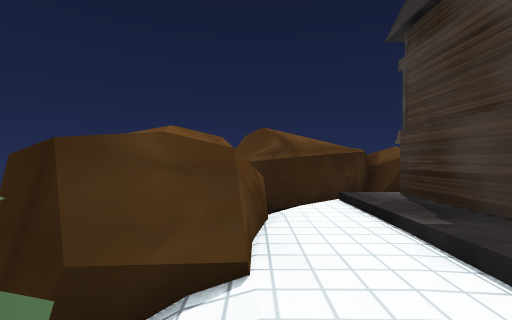
View 1 (above)

13 first-person views from a walk through a Unity game level. The camera is 0.49 m above the floor, looks level and sees 90° across. The floor is counted in squares, 0.5 m on a side. Each view is taken from the middle of a square. On the plan, view 1 faces up. The plan holds only what a view shows up to about 11 squares ahead; the rest is blank. Some surface patterns are stand-ins.

View 2
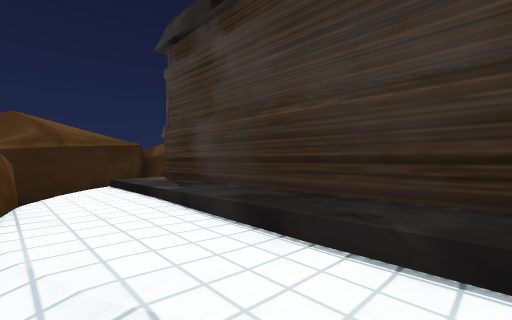

View 3
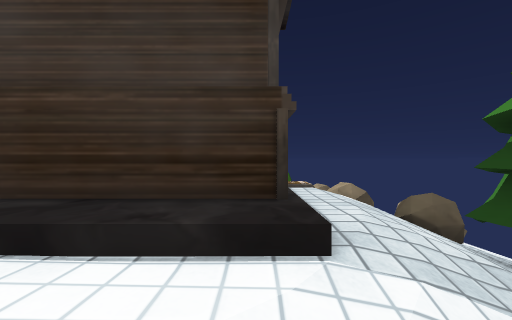

View 4
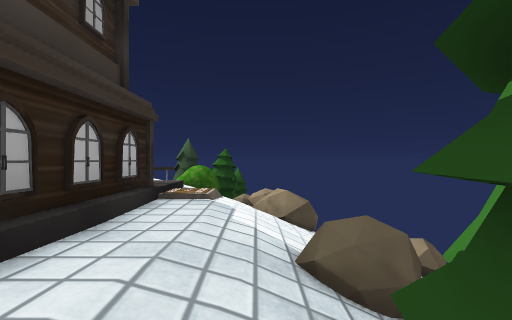

View 5
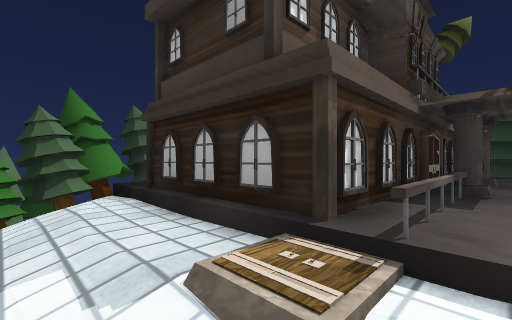

View 6
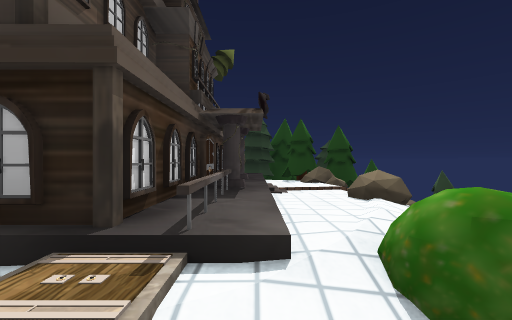

View 7
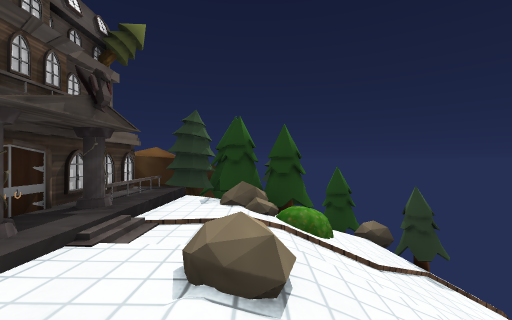

View 8
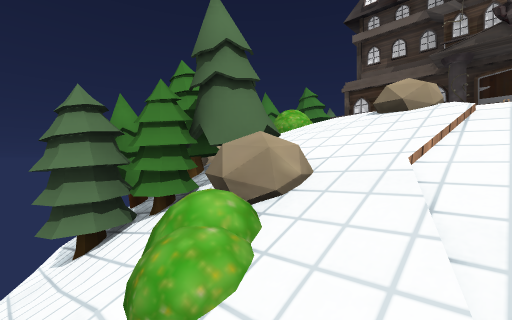

View 9
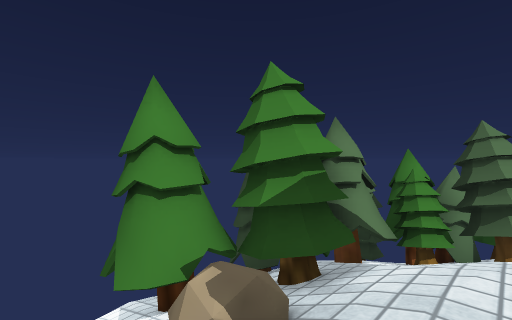

View 10
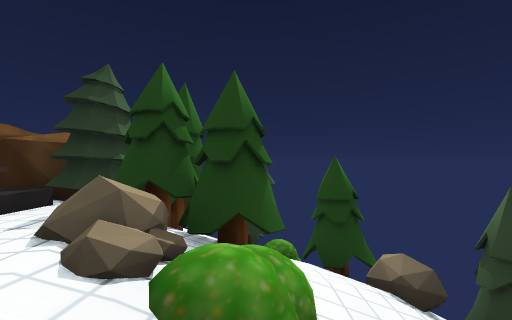

View 11
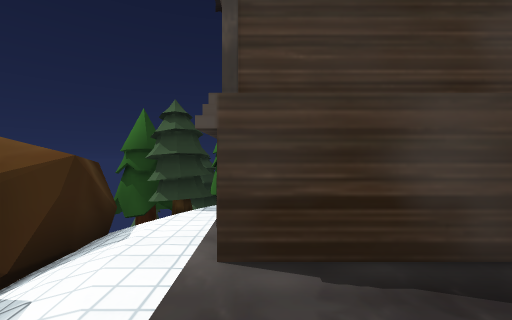

View 12
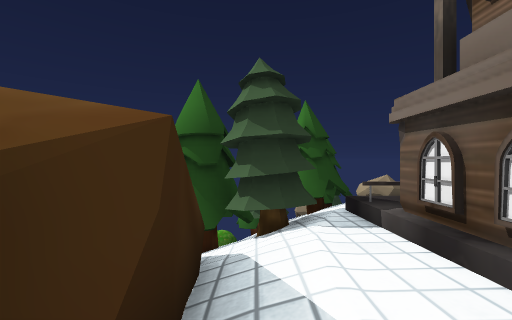

View 13
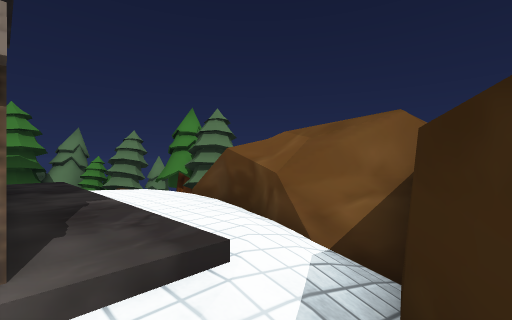

### Floor plan
Key: @ floor where view 1 was taken; # wall or solid block; x gap in a wall; . main floor; : floor 0.05 m higher than the main floor; - floor 0.05 m lower than the main floor; + floor 0.1 m higher than the main floor; / step, stairs or slope; = window, fence, low wall or low ledge; ^ raised ledge; v drop or lower ground; O other object.
Columns run from 3 left of view 1 to 13 right of it. Each row starts with its distance up from view 1.
  9        #
  8      ###^##
  7    ###///### ###
  6   ##/.....####/=#
  5   ##./OOOO/###/v#
  4   #=./O  O/.==//#
  3 v#==./O  OO./=///
  2  ===./O  OO.-////
  1  ##../O  OO.=//=/
  0  ##@./O  O+://#=/
 -1  ##/-/OOOO+=//###
 -2 #####/...:/==####
 -3    ##//////== /x
 -4     ####=/=
 -5       ###
 -6        ##==

Positions as (right, up) in squares from view 1, and headings:
1: (0, 0), facing up
2: (0, -1), facing up-right
3: (0, -1), facing right
4: (2, -3), facing right
5: (7, -3), facing up-left
6: (7, -3), facing up
7: (9, -1), facing up
8: (13, 2), facing down-left
9: (6, -2), facing down-left
10: (10, 2), facing up
11: (1, 5), facing right
12: (3, 7), facing right
13: (3, 7), facing down-left
